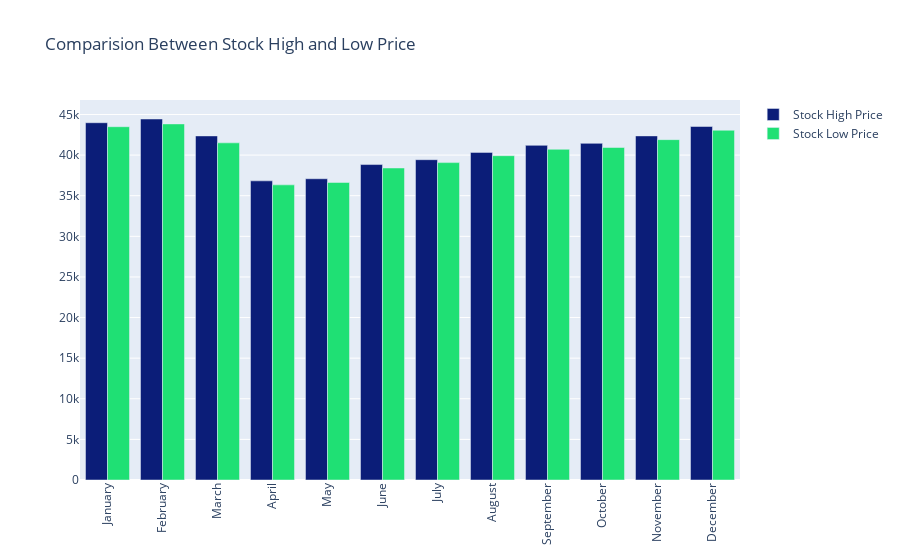

The code cell stored with this chart in its notebook:
### Code cell
fig = go.Figure()

fig.add_trace(go.Bar(
    x=comp_hilo.index,
    y=comp_hilo['High'],
    name='Stock High Price',
    marker_color='#0b1d78'
))
fig.add_trace(go.Bar(
    x=comp_hilo.index,
    y=comp_hilo['Low'],
    name='Stock Low Price',
    marker_color='#1fe074'
))

fig.update_layout(barmode='group', xaxis_tickangle=-90, 
                  title='Comparision Between Stock High and Low Price')
fig.show()

### Figure 1 — Plotly figure (JSON) as saved in the notebook; plotly's stock layout.template omitted (floating-point values rounded to 4 significant figures)
{"data": [{"marker": {"color": "#0b1d78"}, "name": "Stock High Price", "type": "bar", "x": ["January", "February", "March", "April", "May", "June", "July", "August", "September", "October", "November", "December"], "y": [43990.0, 44440.0, 42360.0, 36830.0, 37090.0, 38840.0, 39430.0, 40330.0, 41200.0, 41440.0, 42360.0, 43520.0]}, {"marker": {"color": "#1fe074"}, "name": "Stock Low Price", "type": "bar", "x": ["January", "February", "March", "April", "May", "June", "July", "August", "September", "October", "November", "December"], "y": [43500.0, 43840.0, 41510.0, 36340.0, 36630.0, 38410.0, 39070.0, 39930.0, 40710.0, 40930.0, 41910.0, 43060.0]}], "layout": {"barmode": "group", "title": {"text": "Comparision Between Stock High and Low Price"}, "xaxis": {"tickangle": -90}}}
